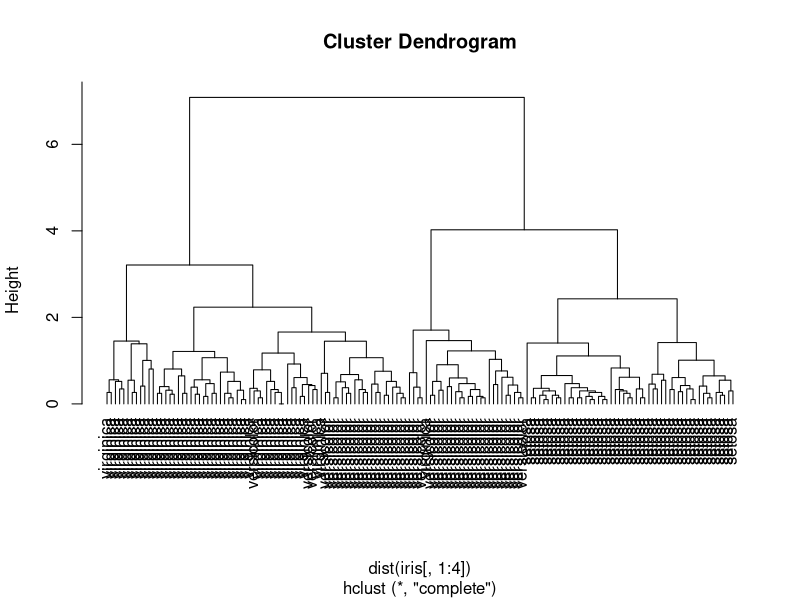

Here is the R script that generated this plot:
# Hierárquico

# Criando modelo
cluster = hclust(dist(iris[, 1:4]))

# Gráfico dendograma
plot(cluster, hang = -1, label = iris$Species)
